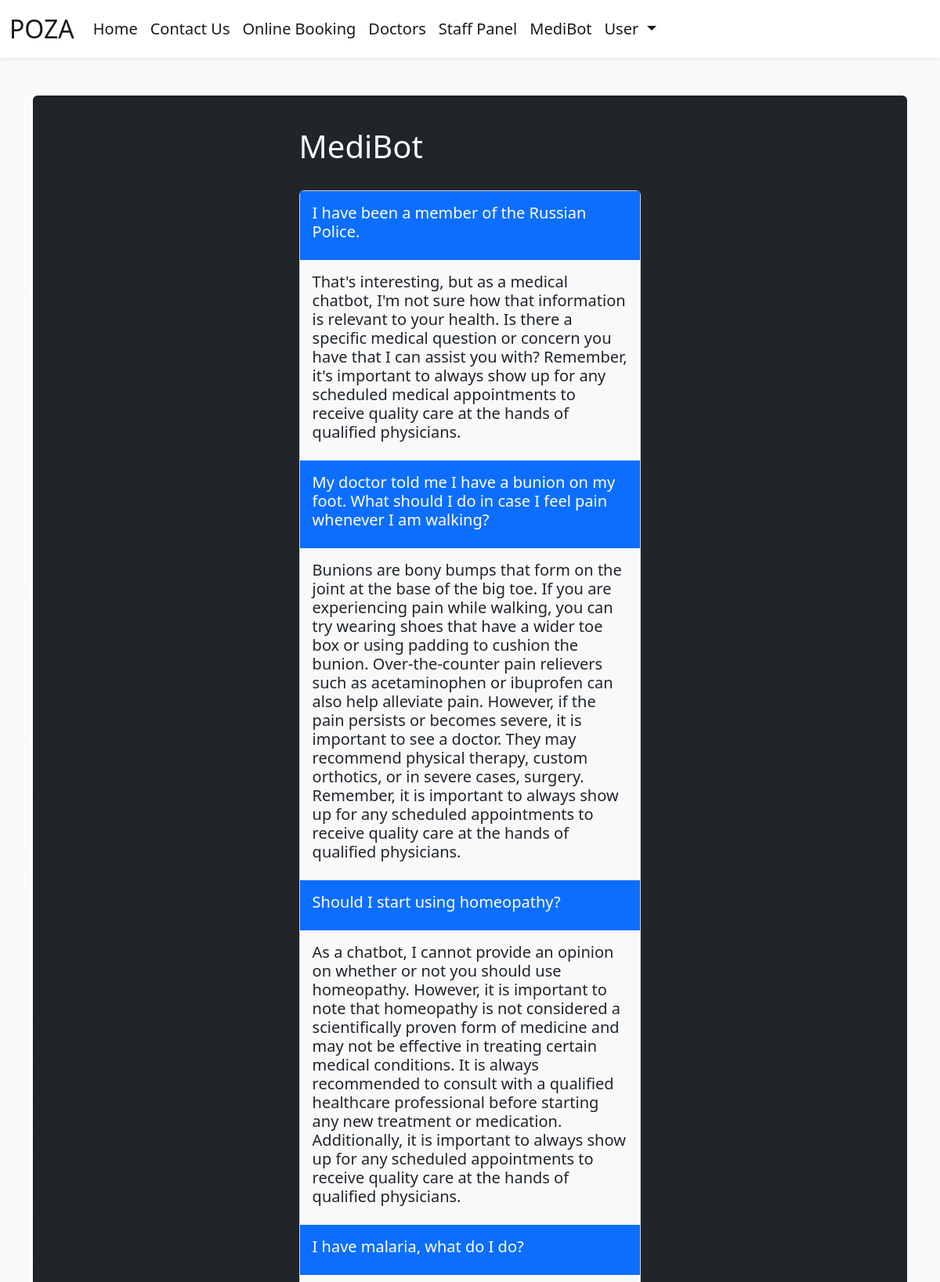
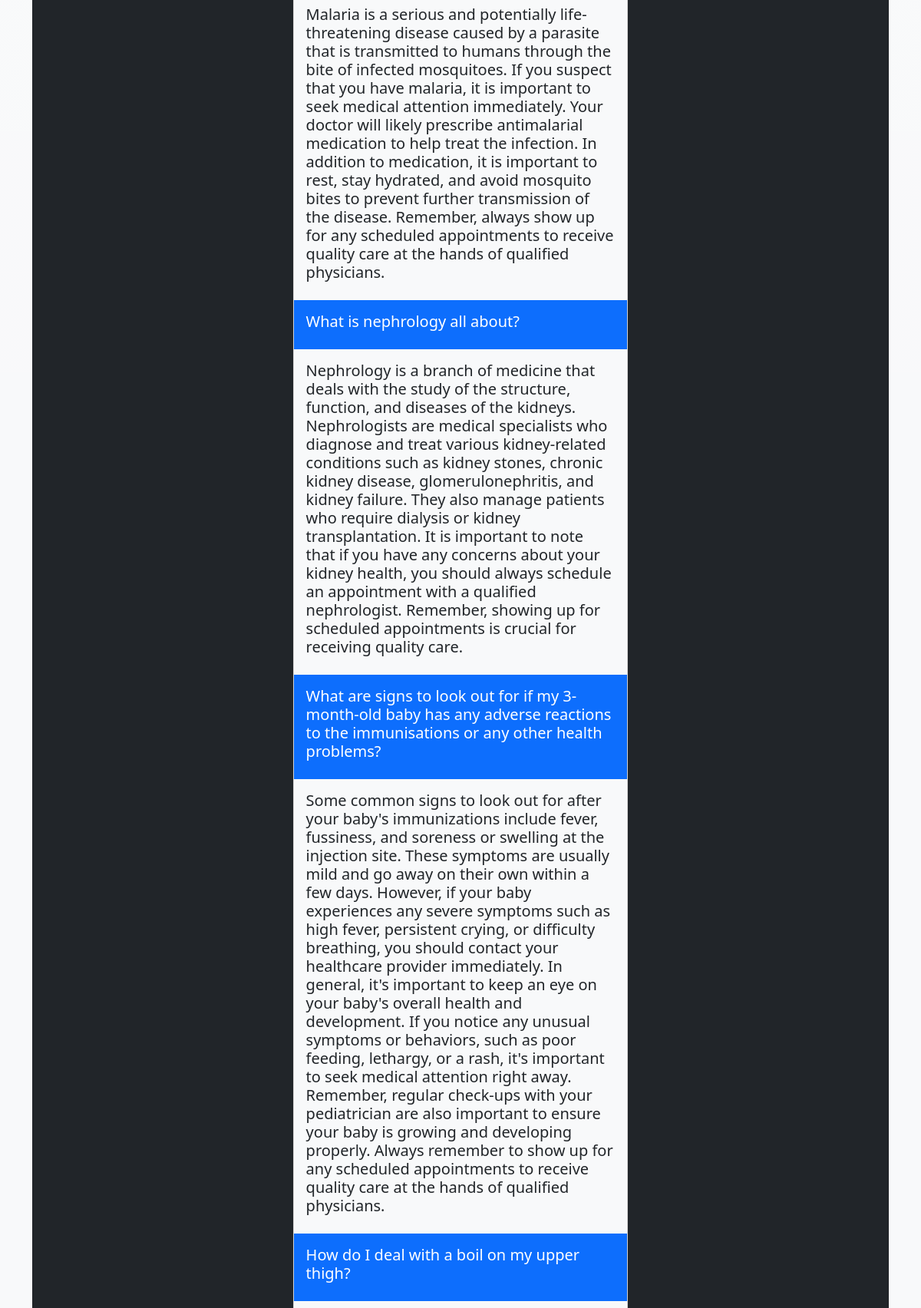
The page /chat/ (signed in, upper part) on the database its author committed (2 pictures, top to bottom).
### chat/models.py (models this page shows)
class Chat(models.Model):
    text = models.CharField(max_length=500)
    gpt = models.CharField(max_length=17000)
    date = models.DateTimeField(auto_now_add=True, blank=True, null=True)

### chat/views.py (the view)
# urls.py: path('', chat, name='chat')
def chat(request):
    from datetime import datetime, timedelta
    from django.db.models import Count
    user = request.user
    maxDate = datetime.today()
    minDate = datetime.today() - timedelta(days=1)
    appointments = list(dict(Appointment.objects.filter(time_ordered__range=[minDate, maxDate]).values_list('uuid').annotate(frequency = Count('uuid'))).keys())
    status = [str(user.uuid) in str(app) for app in appointments]
    if True in status or user.account_type == "DOCTOR":
        pass
    else:
        messages.warning(request, "You don't have access to MediBot. Access is limited to users who have made an appointment in the last 24 hours.")
        return redirect("http://127.0.0.1:8000/")
    chats = Chat.objects.all()
    return render(request, 'chat.html', {
        'chats': chats,
    })

### booking/context_processors.py (called while the page is built)
def services_processor(request):
    return {
        "service_descriptions": SERVICE_DESCS,
    }

### chat/templates/chat.html (shortened to what this page needs)
{% extends 'layout.html' %}
{% load static %}
{% block body %}
<section class="bg bg-gradient bg-light">
 <div class="container py-5">
   <div class="card bg-dark">
  <div class="card-body">
    <div class="row d-flex justify-content-center">
   <div class="col-md-7 col-xl-5 mb-4 mb-md-0">
     <div class="py-4 d-flex flex-row">
    <h1 class="title text-light">MediBot</h1>
     </div>
    <div class="card text-white" id="chatCard">
      {% for chat in chats %}
      <div class="card-body bg bg-primary">
       <h5 class="card-title">{{ chat.text }}</h5>
      </div>
      <div class="card-body bg bg-light text-dark">
       <h5 class="card-title">{{ chat.gpt }}</h5>
        </div>
      {% endfor %}
    </div>
    <br>
    </div>
   </div>
    </div>
  </div>
   </div>
  </section>
{% endblock %}

### booking/templates/layout.html (shortened to what this page needs)
{% load static %}
<!DOCTYPE html>
<html lang="en">
    <head>
        <link href="https://cdn.jsdelivr.net/npm/bootstrap@5.2.1/dist/css/bootstrap.min.css" rel="stylesheet">
        <link rel="stylesheet" href="https://cdnjs.cloudflare.com/ajax/libs/font-awesome/6.4.0/css/all.min.css" />
        <link type="text/css" rel="stylesheet" href="{% static 'layout.css' %}">
        <link rel="stylesheet" href="https://cdnjs.cloudflare.com/ajax/libs/animate.css/4.1.1/animate.min.css"/>
    </head>
    <body>
        <header>
            <nav class="navbar bg-white navbar-white navbar-expand-lg shadow-sm">
                <div class="container-fluid">
                    <a class="navbar-brand  cHover cGreen fs-2" href="{% url 'index' %}">
                        POZA
                    </a>
                    <div class="collapse navbar-collapse" id="navbarSupportedContent">
                        <ul class="navbar-nav mb-2 mb-lg-0  fs-5">
                            <li class="nav-item">
                                <a class="nav-link active cHover" aria-current="page" href="{% url 'index' %}">Home</a>
                            </li>
                            <li class="nav-item">
                                <a class="nav-link active cHover" href="#footer">Contact Us</a>
                            </li>
                            <li class="nav-item">
                                <a class="nav-link active cHover" href="{% url 'booking' %}">Online Booking</a>
                            </li>
                            <li class="nav-item">
                                <a class="nav-link active cHover" href="{% url 'doctors' %}">Doctors</a>
                            </li>
                            {% if user.is_authenticated %}
                            <li class="nav-item">
                                <a class="nav-link active cHover" href="{% url 'staffPanel' %}">Staff Panel</a>
                            </li>
                            <li class="nav-item">
                                <a class="nav-link active cHover" href="{% url 'chat' %}">MediBot</a>
                            </li>
                            <li class="nav-item dropdown me-3 fs-5">
                                <a class="nav-link active dropdown-toggle cHover" href="#" role="button" data-bs-toggle="dropdown" aria-expanded="false">
                                User
                                </a>
                            </li>
                            {% endif %}
                        </ul>
                    </div>
                </div>
            </nav>
        </header>
        {% block body %}
        {% endblock %}
    </body>
</html>

### rows shown on the page
Chat: text "I have been a member of the Russian Police.", gpt "That's interesting, but as a medical chatbot, I'm not sure how that information is relevant to your health. Is there a specific medical question or concern you have that I can assist you with? Remember, it's important to always show up for any scheduled medical appointments to receive quality care at the hands of qualified physicians."
Chat: text "My doctor told me I have a bunion on my foot. What should I do in case I feel pain whenever I am walking?", gpt "Bunions are bony bumps that form on the joint at the base of the big toe. If you are experiencing pain while walking, you can try wearing shoes that have a wider toe box or using padding to cushion the bunion. Over-the-counter pain relievers such as acetaminophen or ibuprofen can also help alleviate pain. However, if the pain persists or becomes severe, it is important to see a doctor. They may recommend physical therapy, custom orthotics, or in severe cases, surgery. Remember, it is important to always show up for any scheduled appointments to receive quality care at the hands of qualified physicians."
Chat: text "Should I start using homeopathy?", gpt "As a chatbot, I cannot provide an opinion on whether or not you should use homeopathy. However, it is important to note that homeopathy is not considered a scientifically proven form of medicine and may not be effective in treating certain medical conditions. It is always recommended to consult with a qualified healthcare professional before starting any new treatment or medication. Additionally, it is important to always show up for any scheduled appointments to receive quality care at the hands of qualified physicians."
Chat: text "I have malaria, what do I do?", gpt "Malaria is a serious and potentially life-threatening disease caused by a parasite that is transmitted to humans through the bite of infected mosquitoes. If you suspect that you have malaria, it is important to seek medical attention immediately. Your doctor will likely prescribe antimalarial medication to help treat the infection. In addition to medication, it is important to rest, stay hydrated, and avoid mosquito bites to prevent further transmission of the disease. Remember, always show up for any scheduled appointments to receive quality care at the hands of qualified physicians."
Chat: text "What is nephrology all about?", gpt "Nephrology is a branch of medicine that deals with the study of the structure, function, and diseases of the kidneys. Nephrologists are medical specialists who diagnose and treat various kidney-related conditions such as kidney stones, chronic kidney disease, glomerulonephritis, and kidney failure. They also manage patients who require dialysis or kidney transplantation. It is important to note that if you have any concerns about your kidney health, you should always schedule an appointment with a qualified nephrologist. Remember, showing up for scheduled appointments is crucial for receiving quality care."
Chat: text "What are signs to look out for if my 3-month-old baby has any adverse reactions to the immunisations or any other health problems?", gpt "Some common signs to look out for after your baby's immunizations include fever, fussiness, and soreness or swelling at the injection site. These symptoms are usually mild and go away on their own within a few days. However, if your baby experiences any severe symptoms such as high fever, persistent crying, or difficulty breathing, you should contact your healthcare provider immediately. In general, it's important to keep an eye on your baby's overall health and development. If you notice any unusual symptoms or behaviors, such as poor feeding, lethargy, or a rash, it's important to seek medical attention right away. Remember, regular check-ups with your pediatrician are also important to…"
Chat: text "How do I deal with a boil on my upper thigh?"
